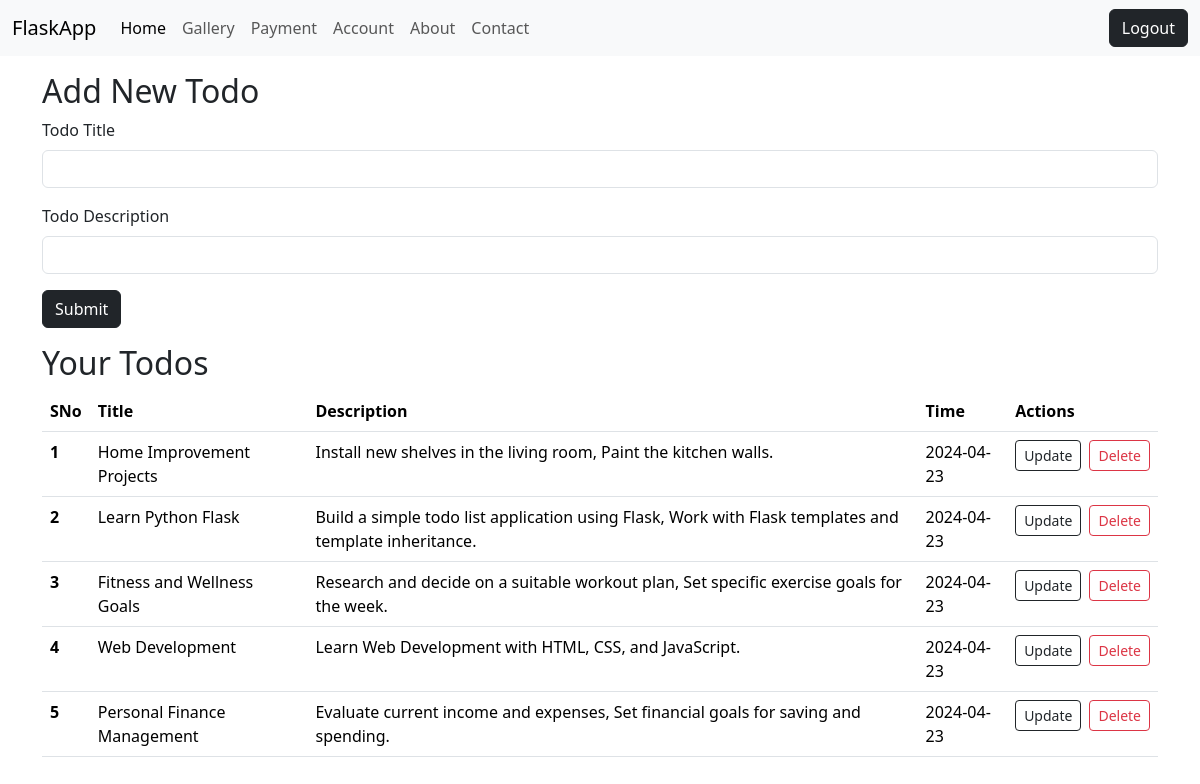
Screenshot of /home (signed in) with the database file from the repository.
### app.py (models this page shows, shortened)
class Todo(db.Model):
    sno = db.Column(db.Integer, primary_key=True)
    id = db.Column(db.Integer, nullable=False)
    title = db.Column(db.String(200), nullable=False)
    desc = db.Column(db.String(500), nullable=False)
    date_created = db.Column(db.DateTime, default=db.func.date())

### app.py (the view, shortened to what this page needs)
@app.route("/home", methods=["GET", "POST"])
def home():
    if not session["id"]:
        return redirect("/")
    allTodo = Todo.query.filter_by(id=session["id"]).all()
    allTodo = Todo.query.filter_by(id=session["id"]).all()
    return render_template("home.html", allTodo=allTodo)

### templates/home.html (shortened to what this page needs)
{% extends 'base.html' %}
{% block body %}
<div class="container my-3">
  <h2>Add New Todo</h2>
  <form action="/home" method="POST">
    <div class="mb-3">
      <label for="title" class="form-label">Todo Title</label>
      <input type="text" class="form-control" id="title" name="title" />
    </div>
    <div class="mb-3">
      <label for="desc" class="form-label">Todo Description</label>
      <input type="text" class="form-control" id="desc" name="desc" />
    </div>
    <button type="submit" class="btn btn-dark">Submit</button>
  </form>
</div>
<div class="container my-3">
  <h2>Your Todos</h2>
  {% if allTodo|length == 0 %}
  <div class="alert alert-primary" role="alert">
    No Todos found. Add your first todo now!
  </div>
  {% else %}
  <table class="table">
    <thead>
      <tr>
        <th scope="col">SNo</th>
        <th scope="col">Title</th>
        <th scope="col">Description</th>
        <th scope="col">Time</th>
        <th scope="col">Actions</th>
      </tr>
    </thead>
    <tbody>
      {% for todo in allTodo %}
      <tr>
        <th scope="row">{{loop.index}}</th>
        <td>{{todo.title}}</td>
        <td>{{todo.desc}}</td>
        <td>{{ todo.date_created.strftime('%Y-%m-%d') }}</td>
        <td>
          <div class="d-flex">
            <a href="/update/{{todo.sno}}" type="button" class="btn btn-outline-dark btn-sm">Update</a>
            <a href="/delete/{{todo.sno}}" type="button" class="btn btn-outline-danger btn-sm ms-2">Delete</a>
          </div>
        </td>
      </tr>
      {% endfor %}
    </tbody>
  </table>
  {% endif %}
</div>
{% endblock body %}

### rows the page displays
Todo: title "Home Improvement Projects", desc "Install new shelves in the living room, Paint the kitchen walls.", date_created "2024-04-23"
Todo: title "Learn Python Flask", desc "Build a simple todo list application using Flask, Work with Flask templates and template inheritance.", date_created "2024-04-23"
Todo: title "Fitness and Wellness Goals", desc "Research and decide on a suitable workout plan, Set specific exercise goals for the week.", date_created "2024-04-23"
Todo: title "Web Development", desc "Learn Web Development with HTML, CSS, and JavaScript.", date_created "2024-04-23"
Todo: title "Personal Finance Management", desc "Evaluate current income and expenses, Set financial goals for saving and spending.", date_created "2024-04-23"
